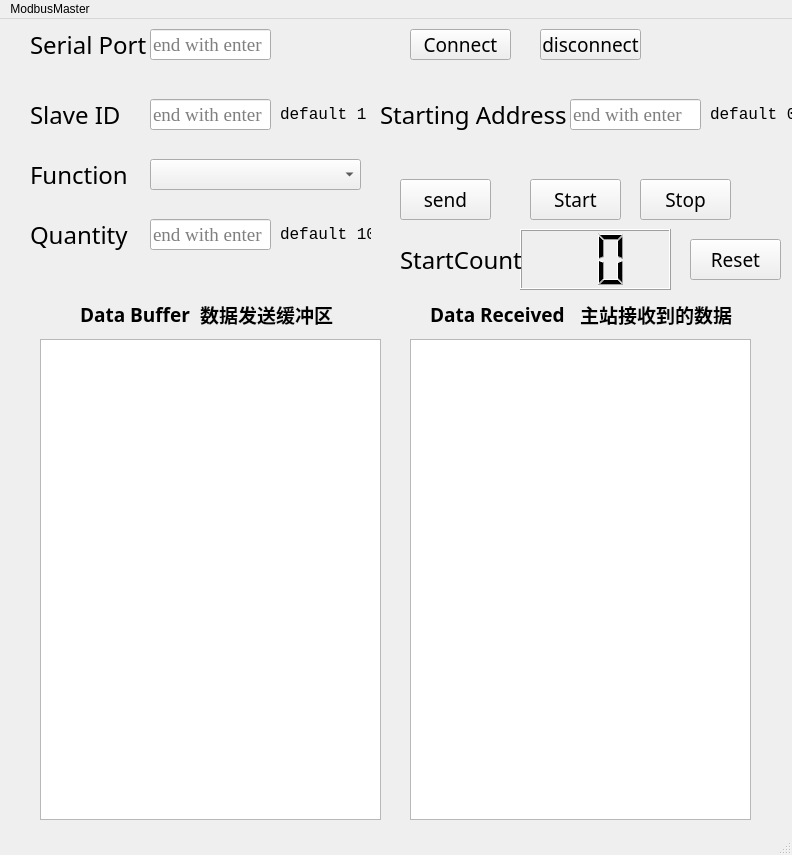
<?xml version="1.0" encoding="UTF-8"?>
<ui version="4.0">
 <class>ModbusMaster</class>
 <widget class="QMainWindow" name="ModbusMaster">
  <property name="geometry">
   <rect>
    <x>0</x>
    <y>0</y>
    <width>792</width>
    <height>855</height>
   </rect>
  </property>
  <property name="windowTitle">
   <string>MainWindow</string>
  </property>
  <widget class="QWidget" name="centralwidget">
   <widget class="QComboBox" name="function_code">
    <property name="geometry">
     <rect>
      <x>150</x>
      <y>140</y>
      <width>211</width>
      <height>31</height>
     </rect>
    </property>
    <property name="font">
     <font>
      <family>Times New Roman</family>
      <pointsize>14</pointsize>
      <weight>50</weight>
      <bold>false</bold>
     </font>
    </property>
   </widget>
   <widget class="QLabel" name="Function">
    <property name="geometry">
     <rect>
      <x>30</x>
      <y>140</y>
      <width>101</width>
      <height>31</height>
     </rect>
    </property>
    <property name="font">
     <font>
      <family>3ds</family>
      <pointsize>18</pointsize>
      <weight>50</weight>
      <bold>false</bold>
     </font>
    </property>
    <property name="text">
     <string>Function </string>
    </property>
   </widget>
   <widget class="QLabel" name="SlaveID">
    <property name="geometry">
     <rect>
      <x>30</x>
      <y>80</y>
      <width>91</width>
      <height>31</height>
     </rect>
    </property>
    <property name="font">
     <font>
      <family>3ds</family>
      <pointsize>18</pointsize>
      <weight>50</weight>
      <bold>false</bold>
     </font>
    </property>
    <property name="text">
     <string>Slave ID</string>
    </property>
   </widget>
   <widget class="QPushButton" name="connect_button">
    <property name="geometry">
     <rect>
      <x>410</x>
      <y>10</y>
      <width>101</width>
      <height>31</height>
     </rect>
    </property>
    <property name="font">
     <font>
      <family>3ds</family>
      <pointsize>14</pointsize>
      <weight>50</weight>
      <bold>false</bold>
     </font>
    </property>
    <property name="text">
     <string>Connect</string>
    </property>
   </widget>
   <widget class="QLabel" name="SerialPort">
    <property name="geometry">
     <rect>
      <x>30</x>
      <y>10</y>
      <width>151</width>
      <height>31</height>
     </rect>
    </property>
    <property name="font">
     <font>
      <family>3ds</family>
      <pointsize>18</pointsize>
      <weight>50</weight>
      <bold>false</bold>
     </font>
    </property>
    <property name="text">
     <string>Serial Port</string>
    </property>
   </widget>
   <widget class="QLabel" name="Quantuty">
    <property name="geometry">
     <rect>
      <x>30</x>
      <y>200</y>
      <width>101</width>
      <height>31</height>
     </rect>
    </property>
    <property name="font">
     <font>
      <family>3ds</family>
      <pointsize>18</pointsize>
      <weight>50</weight>
      <bold>false</bold>
     </font>
    </property>
    <property name="text">
     <string>Quantity</string>
    </property>
   </widget>
   <widget class="QPushButton" name="send_button">
    <property name="geometry">
     <rect>
      <x>400</x>
      <y>160</y>
      <width>91</width>
      <height>41</height>
     </rect>
    </property>
    <property name="font">
     <font>
      <family>3ds</family>
      <pointsize>14</pointsize>
      <weight>50</weight>
      <bold>false</bold>
     </font>
    </property>
    <property name="text">
     <string>send</string>
    </property>
   </widget>
   <widget class="QLineEdit" name="serial_port_input">
    <property name="geometry">
     <rect>
      <x>150</x>
      <y>10</y>
      <width>121</width>
      <height>31</height>
     </rect>
    </property>
    <property name="font">
     <font>
      <family>Times New Roman</family>
      <pointsize>14</pointsize>
      <weight>50</weight>
      <italic>false</italic>
      <bold>false</bold>
     </font>
    </property>
    <property name="text">
     <string/>
    </property>
    <property name="placeholderText">
     <string>end with enter</string>
    </property>
   </widget>
   <widget class="QLineEdit" name="slave_id_input">
    <property name="geometry">
     <rect>
      <x>150</x>
      <y>80</y>
      <width>121</width>
      <height>31</height>
     </rect>
    </property>
    <property name="font">
     <font>
      <family>Times New Roman</family>
      <pointsize>14</pointsize>
      <weight>50</weight>
      <italic>false</italic>
      <bold>false</bold>
     </font>
    </property>
    <property name="text">
     <string/>
    </property>
    <property name="placeholderText">
     <string>end with enter</string>
    </property>
   </widget>
   <widget class="QLineEdit" name="quantity_input">
    <property name="geometry">
     <rect>
      <x>150</x>
      <y>200</y>
      <width>121</width>
      <height>31</height>
     </rect>
    </property>
    <property name="font">
     <font>
      <family>Times New Roman</family>
      <pointsize>14</pointsize>
      <weight>50</weight>
      <italic>false</italic>
      <bold>false</bold>
     </font>
    </property>
    <property name="text">
     <string/>
    </property>
    <property name="placeholderText">
     <string>end with enter</string>
    </property>
   </widget>
   <widget class="QPushButton" name="disconnect_button">
    <property name="geometry">
     <rect>
      <x>540</x>
      <y>10</y>
      <width>101</width>
      <height>31</height>
     </rect>
    </property>
    <property name="font">
     <font>
      <family>3ds</family>
      <pointsize>14</pointsize>
      <weight>50</weight>
      <bold>false</bold>
     </font>
    </property>
    <property name="text">
     <string>disconnect</string>
    </property>
   </widget>
   <widget class="QLabel" name="StartingAddress">
    <property name="geometry">
     <rect>
      <x>380</x>
      <y>80</y>
      <width>191</width>
      <height>31</height>
     </rect>
    </property>
    <property name="font">
     <font>
      <family>3ds</family>
      <pointsize>18</pointsize>
      <weight>50</weight>
      <bold>false</bold>
     </font>
    </property>
    <property name="text">
     <string>Starting Address</string>
    </property>
   </widget>
   <widget class="QLineEdit" name="starting_address_input">
    <property name="geometry">
     <rect>
      <x>570</x>
      <y>80</y>
      <width>131</width>
      <height>31</height>
     </rect>
    </property>
    <property name="font">
     <font>
      <family>Times New Roman</family>
      <pointsize>14</pointsize>
      <weight>50</weight>
      <italic>false</italic>
      <bold>false</bold>
     </font>
    </property>
    <property name="text">
     <string/>
    </property>
    <property name="placeholderText">
     <string>end with enter</string>
    </property>
   </widget>
   <widget class="QTableWidget" name="DataBuffer">
    <property name="geometry">
     <rect>
      <x>40</x>
      <y>320</y>
      <width>341</width>
      <height>481</height>
     </rect>
    </property>
   </widget>
   <widget class="QLabel" name="Buffer">
    <property name="geometry">
     <rect>
      <x>80</x>
      <y>280</y>
      <width>121</width>
      <height>31</height>
     </rect>
    </property>
    <property name="font">
     <font>
      <family>微软雅黑</family>
      <pointsize>14</pointsize>
      <weight>75</weight>
      <bold>true</bold>
     </font>
    </property>
    <property name="text">
     <string>Data Buffer</string>
    </property>
   </widget>
   <widget class="QTableWidget" name="DataReceived">
    <property name="geometry">
     <rect>
      <x>410</x>
      <y>320</y>
      <width>341</width>
      <height>481</height>
     </rect>
    </property>
   </widget>
   <widget class="QLabel" name="DataBlock">
    <property name="geometry">
     <rect>
      <x>430</x>
      <y>280</y>
      <width>141</width>
      <height>31</height>
     </rect>
    </property>
    <property name="font">
     <font>
      <family>微软雅黑</family>
      <pointsize>14</pointsize>
      <weight>75</weight>
      <bold>true</bold>
     </font>
    </property>
    <property name="text">
     <string>Data Received</string>
    </property>
   </widget>
   <widget class="QPushButton" name="start_button">
    <property name="geometry">
     <rect>
      <x>530</x>
      <y>160</y>
      <width>91</width>
      <height>41</height>
     </rect>
    </property>
    <property name="font">
     <font>
      <family>3ds</family>
      <pointsize>14</pointsize>
      <weight>50</weight>
      <bold>false</bold>
     </font>
    </property>
    <property name="text">
     <string>Start</string>
    </property>
   </widget>
   <widget class="QLabel" name="Buffer_2">
    <property name="geometry">
     <rect>
      <x>200</x>
      <y>280</y>
      <width>151</width>
      <height>31</height>
     </rect>
    </property>
    <property name="font">
     <font>
      <family>微软雅黑</family>
      <pointsize>14</pointsize>
      <weight>75</weight>
      <bold>true</bold>
     </font>
    </property>
    <property name="text">
     <string>数据发送缓冲区</string>
    </property>
   </widget>
   <widget class="QLabel" name="DataBlock_2">
    <property name="geometry">
     <rect>
      <x>580</x>
      <y>280</y>
      <width>221</width>
      <height>31</height>
     </rect>
    </property>
    <property name="font">
     <font>
      <family>微软雅黑</family>
      <pointsize>14</pointsize>
      <weight>75</weight>
      <bold>true</bold>
     </font>
    </property>
    <property name="text">
     <string>主站接收到的数据</string>
    </property>
   </widget>
   <widget class="QLabel" name="Quantuty_2">
    <property name="geometry">
     <rect>
      <x>280</x>
      <y>200</y>
      <width>91</width>
      <height>31</height>
     </rect>
    </property>
    <property name="font">
     <font>
      <family>Consolas</family>
      <pointsize>12</pointsize>
      <weight>50</weight>
      <bold>false</bold>
     </font>
    </property>
    <property name="text">
     <string>default 10</string>
    </property>
   </widget>
   <widget class="QLabel" name="SlaveID_2">
    <property name="geometry">
     <rect>
      <x>280</x>
      <y>80</y>
      <width>91</width>
      <height>31</height>
     </rect>
    </property>
    <property name="font">
     <font>
      <family>Consolas</family>
      <pointsize>12</pointsize>
      <weight>50</weight>
      <bold>false</bold>
     </font>
    </property>
    <property name="text">
     <string>default 1</string>
    </property>
   </widget>
   <widget class="QLabel" name="StartingAddress_2">
    <property name="geometry">
     <rect>
      <x>710</x>
      <y>80</y>
      <width>151</width>
      <height>31</height>
     </rect>
    </property>
    <property name="font">
     <font>
      <family>Consolas</family>
      <pointsize>12</pointsize>
      <weight>50</weight>
      <bold>false</bold>
     </font>
    </property>
    <property name="text">
     <string>default 0</string>
    </property>
   </widget>
   <widget class="QPushButton" name="stop_button">
    <property name="geometry">
     <rect>
      <x>640</x>
      <y>160</y>
      <width>91</width>
      <height>41</height>
     </rect>
    </property>
    <property name="font">
     <font>
      <family>3ds</family>
      <pointsize>14</pointsize>
      <weight>50</weight>
      <bold>false</bold>
     </font>
    </property>
    <property name="text">
     <string>Stop</string>
    </property>
   </widget>
   <widget class="QLCDNumber" name="StartCountLCD">
    <property name="geometry">
     <rect>
      <x>520</x>
      <y>210</y>
      <width>151</width>
      <height>61</height>
     </rect>
    </property>
    <property name="layoutDirection">
     <enum>Qt::LeftToRight</enum>
    </property>
    <property name="digitCount">
     <number>2</number>
    </property>
   </widget>
   <widget class="QLabel" name="Count">
    <property name="geometry">
     <rect>
      <x>400</x>
      <y>220</y>
      <width>151</width>
      <height>41</height>
     </rect>
    </property>
    <property name="font">
     <font>
      <family>3ds</family>
      <pointsize>18</pointsize>
      <weight>50</weight>
      <bold>false</bold>
     </font>
    </property>
    <property name="text">
     <string>StartCount</string>
    </property>
   </widget>
   <widget class="QPushButton" name="reset_button">
    <property name="geometry">
     <rect>
      <x>690</x>
      <y>220</y>
      <width>91</width>
      <height>41</height>
     </rect>
    </property>
    <property name="font">
     <font>
      <family>3ds</family>
      <pointsize>14</pointsize>
      <weight>50</weight>
      <bold>false</bold>
     </font>
    </property>
    <property name="text">
     <string>Reset</string>
    </property>
   </widget>
  </widget>
  <widget class="QMenuBar" name="menubar">
   <property name="geometry">
    <rect>
     <x>0</x>
     <y>0</y>
     <width>792</width>
     <height>22</height>
    </rect>
   </property>
   <widget class="QMenu" name="menuModbusMaster">
    <property name="title">
     <string>ModbusMaster</string>
    </property>
   </widget>
   <addaction name="menuModbusMaster"/>
  </widget>
  <widget class="QStatusBar" name="statusbar"/>
 </widget>
 <resources/>
 <connections/>
</ui>
